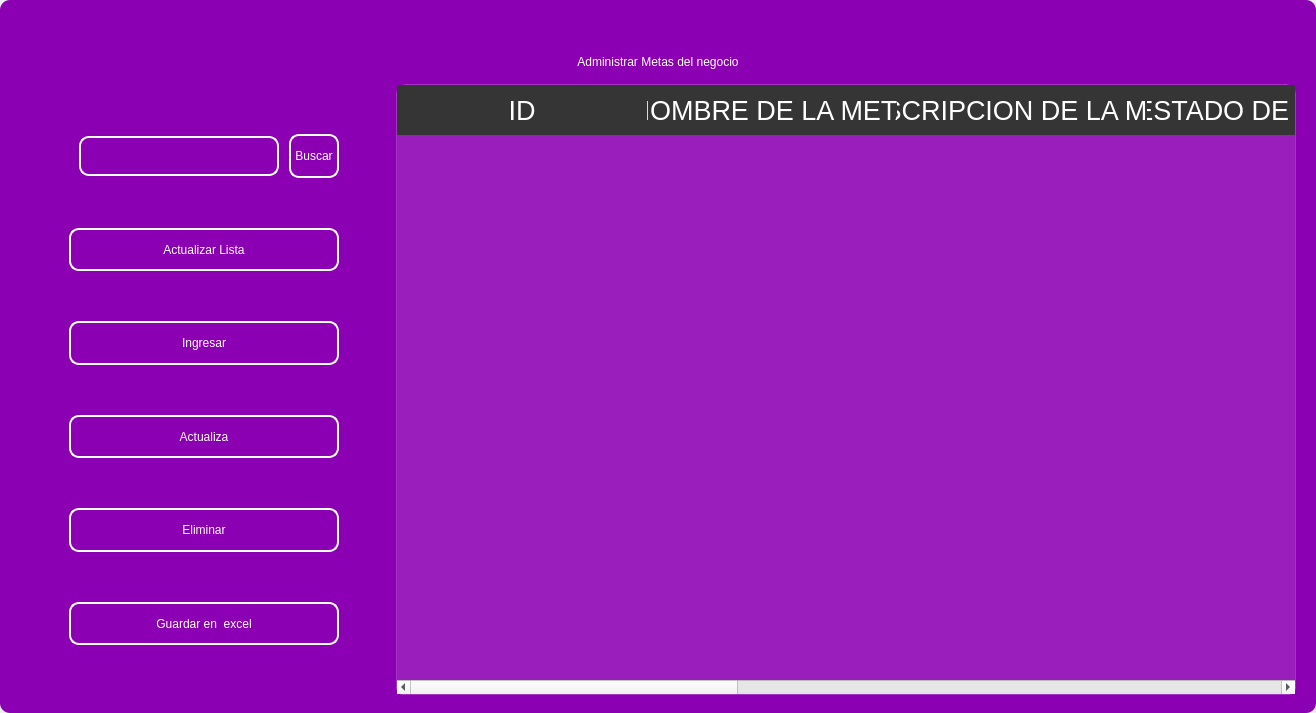
<?xml version="1.0" encoding="UTF-8"?>
<ui version="4.0">
 <class>MainWindow</class>
 <widget class="QMainWindow" name="MainWindow">
  <property name="geometry">
   <rect>
    <x>0</x>
    <y>0</y>
    <width>1316</width>
    <height>713</height>
   </rect>
  </property>
  <property name="windowTitle">
   <string>MainWindow</string>
  </property>
  <property name="styleSheet">
   <string notr="true"/>
  </property>
  <widget class="QWidget" name="centralwidget">
   <property name="styleSheet">
    <string notr="true"/>
   </property>
   <layout class="QVBoxLayout" name="verticalLayout">
    <property name="spacing">
     <number>0</number>
    </property>
    <property name="leftMargin">
     <number>0</number>
    </property>
    <property name="topMargin">
     <number>0</number>
    </property>
    <property name="rightMargin">
     <number>0</number>
    </property>
    <property name="bottomMargin">
     <number>0</number>
    </property>
    <item>
     <widget class="QFrame" name="frame">
      <property name="enabled">
       <bool>true</bool>
      </property>
      <property name="styleSheet">
       <string notr="true">
QFrame {
border-radius:10px;
background-color: rgb(140, 0, 179);
 }
</string>
      </property>
      <property name="frameShape">
       <enum>QFrame::StyledPanel</enum>
      </property>
      <property name="frameShadow">
       <enum>QFrame::Raised</enum>
      </property>
      <layout class="QVBoxLayout" name="verticalLayout_2">
       <item>
        <widget class="QFrame" name="frame_superior">
         <property name="minimumSize">
          <size>
           <width>0</width>
           <height>40</height>
          </size>
         </property>
         <property name="maximumSize">
          <size>
           <width>16777215</width>
           <height>40</height>
          </size>
         </property>
         <property name="styleSheet">
          <string notr="true">QPushButton{
border-radius:18px;
}

QPushButton:hover{
	background-color: rgb(0, 0, 0);
}
</string>
         </property>
         <property name="frameShape">
          <enum>QFrame::StyledPanel</enum>
         </property>
         <property name="frameShadow">
          <enum>QFrame::Raised</enum>
         </property>
         <layout class="QHBoxLayout" name="horizontalLayout_3">
          <property name="spacing">
           <number>4</number>
          </property>
          <property name="leftMargin">
           <number>0</number>
          </property>
          <property name="topMargin">
           <number>0</number>
          </property>
          <property name="rightMargin">
           <number>0</number>
          </property>
          <property name="bottomMargin">
           <number>0</number>
          </property>
          <item>
           <widget class="QPushButton" name="btn_icon">
            <property name="text">
             <string/>
            </property>
            <property name="iconSize">
             <size>
              <width>40</width>
              <height>40</height>
             </size>
            </property>
           </widget>
          </item>
          <item>
           <spacer name="horizontalSpacer_2">
            <property name="orientation">
             <enum>Qt::Horizontal</enum>
            </property>
            <property name="sizeHint" stdset="0">
             <size>
              <width>443</width>
              <height>20</height>
             </size>
            </property>
           </spacer>
          </item>
          <item>
           <widget class="QPushButton" name="btn_exit">
            <property name="minimumSize">
             <size>
              <width>38</width>
              <height>38</height>
             </size>
            </property>
            <property name="maximumSize">
             <size>
              <width>38</width>
              <height>38</height>
             </size>
            </property>
            <property name="text">
             <string/>
            </property>
            <property name="iconSize">
             <size>
              <width>35</width>
              <height>35</height>
             </size>
            </property>
           </widget>
          </item>
          <item>
           <widget class="QPushButton" name="bt_minimizar">
            <property name="minimumSize">
             <size>
              <width>38</width>
              <height>38</height>
             </size>
            </property>
            <property name="maximumSize">
             <size>
              <width>38</width>
              <height>38</height>
             </size>
            </property>
            <property name="cursor">
             <cursorShape>PointingHandCursor</cursorShape>
            </property>
            <property name="text">
             <string/>
            </property>
            <property name="icon">
             <iconset>
              <normaloff>image/minus.svg</normaloff>image/minus.svg</iconset>
            </property>
            <property name="iconSize">
             <size>
              <width>38</width>
              <height>38</height>
             </size>
            </property>
           </widget>
          </item>
          <item>
           <widget class="QPushButton" name="bt_maximizar">
            <property name="minimumSize">
             <size>
              <width>38</width>
              <height>38</height>
             </size>
            </property>
            <property name="maximumSize">
             <size>
              <width>38</width>
              <height>38</height>
             </size>
            </property>
            <property name="cursor">
             <cursorShape>PointingHandCursor</cursorShape>
            </property>
            <property name="text">
             <string/>
            </property>
            <property name="icon">
             <iconset>
              <normaloff>image/chevron-up.svg</normaloff>image/chevron-up.svg</iconset>
            </property>
            <property name="iconSize">
             <size>
              <width>38</width>
              <height>38</height>
             </size>
            </property>
           </widget>
          </item>
          <item>
           <widget class="QPushButton" name="bt_restaurar">
            <property name="minimumSize">
             <size>
              <width>38</width>
              <height>38</height>
             </size>
            </property>
            <property name="maximumSize">
             <size>
              <width>38</width>
              <height>38</height>
             </size>
            </property>
            <property name="cursor">
             <cursorShape>PointingHandCursor</cursorShape>
            </property>
            <property name="text">
             <string/>
            </property>
            <property name="icon">
             <iconset>
              <normaloff>image/chevron-down.svg</normaloff>image/chevron-down.svg</iconset>
            </property>
            <property name="iconSize">
             <size>
              <width>38</width>
              <height>38</height>
             </size>
            </property>
           </widget>
          </item>
          <item>
           <widget class="QPushButton" name="bt_cerrar">
            <property name="minimumSize">
             <size>
              <width>38</width>
              <height>38</height>
             </size>
            </property>
            <property name="maximumSize">
             <size>
              <width>38</width>
              <height>38</height>
             </size>
            </property>
            <property name="cursor">
             <cursorShape>PointingHandCursor</cursorShape>
            </property>
            <property name="text">
             <string/>
            </property>
            <property name="icon">
             <iconset>
              <normaloff>image/x.svg</normaloff>image/x.svg</iconset>
            </property>
            <property name="iconSize">
             <size>
              <width>38</width>
              <height>38</height>
             </size>
            </property>
           </widget>
          </item>
         </layout>
        </widget>
       </item>
       <item>
        <widget class="QLabel" name="label">
         <property name="styleSheet">
          <string notr="true">font: 30pt &quot;MS Shell Dlg 2&quot;;
color: rgb(255, 255, 255);</string>
         </property>
         <property name="text">
          <string>Administrar Metas del negocio</string>
         </property>
         <property name="alignment">
          <set>Qt::AlignCenter</set>
         </property>
        </widget>
       </item>
       <item>
        <widget class="QFrame" name="frame_3">
         <property name="minimumSize">
          <size>
           <width>0</width>
           <height>0</height>
          </size>
         </property>
         <property name="frameShape">
          <enum>QFrame::StyledPanel</enum>
         </property>
         <property name="frameShadow">
          <enum>QFrame::Raised</enum>
         </property>
         <layout class="QHBoxLayout" name="horizontalLayout_4">
          <property name="leftMargin">
           <number>9</number>
          </property>
          <property name="topMargin">
           <number>9</number>
          </property>
          <property name="rightMargin">
           <number>9</number>
          </property>
          <item>
           <layout class="QVBoxLayout" name="verticalLayout_4">
            <property name="spacing">
             <number>50</number>
            </property>
            <property name="sizeConstraint">
             <enum>QLayout::SetDefaultConstraint</enum>
            </property>
            <property name="leftMargin">
             <number>50</number>
            </property>
            <property name="topMargin">
             <number>50</number>
            </property>
            <property name="rightMargin">
             <number>50</number>
            </property>
            <property name="bottomMargin">
             <number>50</number>
            </property>
            <item>
             <layout class="QHBoxLayout" name="horizontalLayout">
              <property name="spacing">
               <number>10</number>
              </property>
              <property name="leftMargin">
               <number>10</number>
              </property>
              <property name="topMargin">
               <number>0</number>
              </property>
              <property name="bottomMargin">
               <number>0</number>
              </property>
              <item>
               <widget class="QLineEdit" name="searchtxt">
                <property name="minimumSize">
                 <size>
                  <width>200</width>
                  <height>25</height>
                 </size>
                </property>
                <property name="maximumSize">
                 <size>
                  <width>150</width>
                  <height>40</height>
                 </size>
                </property>
                <property name="styleSheet">
                 <string notr="true">QLabel {
	color: rgb(255, 255, 254);
	font: 12pt &quot;Arial&quot;;
	background-color: rgba(0, 0, 0,0);
}

QTextEdit{
background-color: rgba(0, 0, 0,0);
border-radius:10px; 
font: 12pt &quot;Arial&quot;;
color: rgb(255, 255, 254);
border: 2px solid  rgb(255, 255, 255);

}

QTextEdit:hover{
background-color: rgba(0, 0, 0,0);
border-radius:10px; 
font: 12pt &quot;Arial&quot;;
border: 2px solid  rgb(120, 0, 171);
}

QTextEdit:focus{
background-color: rgb(0, 0, 0);
border-radius:10px; 
font: 12pt &quot;Arial&quot;;
border: 2px solid rgb(120, 0, 171);
}

QLineEdit{
background-color: rgba(0, 0, 0,0);
border-radius:10px; 
font: 12pt &quot;Arial&quot;;
color: rgb(255, 255, 254);
border: 2px solid  rgb(255, 255, 255);

}

QLineEdit:hover{
background-color: rgba(0, 0, 0,0);
border-radius:10px; 
font: 12pt &quot;Arial&quot;;
border: 2px solid  rgb(120, 0, 171);
}

QLineEdit:focus{
background-color: rgb(0, 0, 0);
border-radius:10px; 
font: 12pt &quot;Arial&quot;;
border: 2px solid rgb(120, 0, 171);
}

QCheckBox{
	font: 12pt &quot;Arial&quot;;
	color: rgb(255, 255, 255);
}

QCheckBox::indicator {
    width: 18px;
    height:18px;
}

QCheckBox::indicator:unchecked {
   background-image: url(image/square.svg);
}

QCheckBox::indicator:checked {
   background-image: url(image/check-square.svg);
}

QPushButton{
border-radius:10px; 
font: 12pt &quot;Arial&quot;;
color: rgb(255, 255, 254);
border: 2px solid #ffffff;
}

QPushButton:hover{
border-radius:10px; 
font: 12pt &quot;Arial&quot;;
color: rgb(255, 255, 255);
border: 2px solid rgb(120, 0, 171);
	background-color: rgb(120, 0, 171);
}
</string>
                </property>
               </widget>
              </item>
              <item>
               <widget class="QPushButton" name="btn_search">
                <property name="sizePolicy">
                 <sizepolicy hsizetype="Minimum" vsizetype="Fixed">
                  <horstretch>0</horstretch>
                  <verstretch>0</verstretch>
                 </sizepolicy>
                </property>
                <property name="minimumSize">
                 <size>
                  <width>0</width>
                  <height>15</height>
                 </size>
                </property>
                <property name="maximumSize">
                 <size>
                  <width>100</width>
                  <height>50</height>
                 </size>
                </property>
                <property name="cursor">
                 <cursorShape>PointingHandCursor</cursorShape>
                </property>
                <property name="styleSheet">
                 <string notr="true">QPushButton{
border-radius:10px; 
font: 12pt &quot;Arial&quot;;
color: rgb(255, 255, 254);
border: 2px solid #ffffff;
}

QPushButton:hover{
border-radius:10px; 
font: 12pt &quot;Arial&quot;;
color: rgb(255, 255, 255);
border: 2px solid rgb(120, 0, 171);
	background-color: rgb(120, 0, 171);
}</string>
                </property>
                <property name="text">
                 <string>Buscar</string>
                </property>
               </widget>
              </item>
             </layout>
            </item>
            <item>
             <widget class="QPushButton" name="btn_get">
              <property name="minimumSize">
               <size>
                <width>50</width>
                <height>40</height>
               </size>
              </property>
              <property name="maximumSize">
               <size>
                <width>300</width>
                <height>50</height>
               </size>
              </property>
              <property name="cursor">
               <cursorShape>PointingHandCursor</cursorShape>
              </property>
              <property name="styleSheet">
               <string notr="true">QPushButton{
border-radius:10px; 
font: 12pt &quot;Arial&quot;;
color: rgb(255, 255, 254);
border: 2px solid #ffffff;
}

QPushButton:hover{
border-radius:10px; 
font: 12pt &quot;Arial&quot;;
color: rgb(255, 255, 255);
border: 2px solid rgb(120, 0, 171);
	background-color: rgb(120, 0, 171);
}</string>
              </property>
              <property name="text">
               <string>Actualizar Lista</string>
              </property>
              <property name="iconSize">
               <size>
                <width>35</width>
                <height>35</height>
               </size>
              </property>
             </widget>
            </item>
            <item>
             <widget class="QPushButton" name="btn_add">
              <property name="minimumSize">
               <size>
                <width>0</width>
                <height>40</height>
               </size>
              </property>
              <property name="maximumSize">
               <size>
                <width>300</width>
                <height>50</height>
               </size>
              </property>
              <property name="cursor">
               <cursorShape>PointingHandCursor</cursorShape>
              </property>
              <property name="styleSheet">
               <string notr="true">QPushButton{
border-radius:10px; 
font: 12pt &quot;Arial&quot;;
color: rgb(255, 255, 254);
border: 2px solid #ffffff;
}

QPushButton:hover{
border-radius:10px; 
font: 12pt &quot;Arial&quot;;
color: rgb(255, 255, 255);
border: 2px solid rgb(120, 0, 171);
	background-color: rgb(120, 0, 171);
}</string>
              </property>
              <property name="text">
               <string>Ingresar</string>
              </property>
              <property name="iconSize">
               <size>
                <width>35</width>
                <height>35</height>
               </size>
              </property>
             </widget>
            </item>
            <item>
             <widget class="QPushButton" name="btn_update">
              <property name="minimumSize">
               <size>
                <width>0</width>
                <height>40</height>
               </size>
              </property>
              <property name="maximumSize">
               <size>
                <width>300</width>
                <height>50</height>
               </size>
              </property>
              <property name="cursor">
               <cursorShape>PointingHandCursor</cursorShape>
              </property>
              <property name="styleSheet">
               <string notr="true">QPushButton{
border-radius:10px; 
font: 12pt &quot;Arial&quot;;
color: rgb(255, 255, 254);
border: 2px solid #ffffff;
}

QPushButton:hover{
border-radius:10px; 
font: 12pt &quot;Arial&quot;;
color: rgb(255, 255, 255);
border: 2px solid rgb(120, 0, 171);
	background-color: rgb(120, 0, 171);
}</string>
              </property>
              <property name="text">
               <string>Actualiza</string>
              </property>
              <property name="iconSize">
               <size>
                <width>35</width>
                <height>35</height>
               </size>
              </property>
             </widget>
            </item>
            <item>
             <widget class="QPushButton" name="btn_delete">
              <property name="minimumSize">
               <size>
                <width>0</width>
                <height>40</height>
               </size>
              </property>
              <property name="maximumSize">
               <size>
                <width>300</width>
                <height>50</height>
               </size>
              </property>
              <property name="cursor">
               <cursorShape>PointingHandCursor</cursorShape>
              </property>
              <property name="styleSheet">
               <string notr="true">QPushButton{
border-radius:10px; 
font: 12pt &quot;Arial&quot;;
color: rgb(255, 255, 254);
border: 2px solid #ffffff;
}

QPushButton:hover{
border-radius:10px; 
font: 12pt &quot;Arial&quot;;
color: rgb(255, 255, 255);
border: 2px solid rgb(120, 0, 171);
	background-color: rgb(120, 0, 171);
}</string>
              </property>
              <property name="text">
               <string>Eliminar</string>
              </property>
              <property name="iconSize">
               <size>
                <width>35</width>
                <height>35</height>
               </size>
              </property>
             </widget>
            </item>
            <item>
             <widget class="QPushButton" name="btn_excel">
              <property name="minimumSize">
               <size>
                <width>10</width>
                <height>40</height>
               </size>
              </property>
              <property name="maximumSize">
               <size>
                <width>300</width>
                <height>50</height>
               </size>
              </property>
              <property name="cursor">
               <cursorShape>PointingHandCursor</cursorShape>
              </property>
              <property name="styleSheet">
               <string notr="true">QPushButton{
border-radius:10px; 
font: 12pt &quot;Arial&quot;;
color: rgb(255, 255, 254);
border: 2px solid #ffffff;
}

QPushButton:hover{
border-radius:10px; 
font: 12pt &quot;Arial&quot;;
color: rgb(255, 255, 255);
border: 2px solid rgb(120, 0, 171);
	background-color: rgb(120, 0, 171);
}</string>
              </property>
              <property name="text">
               <string>Guardar en  excel</string>
              </property>
              <property name="iconSize">
               <size>
                <width>35</width>
                <height>35</height>
               </size>
              </property>
             </widget>
            </item>
           </layout>
          </item>
          <item>
           <widget class="QTableWidget" name="table_goal">
            <property name="minimumSize">
             <size>
              <width>900</width>
              <height>0</height>
             </size>
            </property>
            <property name="maximumSize">
             <size>
              <width>700</width>
              <height>16777215</height>
             </size>
            </property>
            <property name="styleSheet">
             <string notr="true">QTableView {
	background-color: rgba(255, 255, 255, 30); 	
	border: 1px solid rgba(255,255,255,40);
	border-bottom-right-radius: 7px; 
	border-bottom-left-radius: 7px; 
	color: white;
	font: 15pt &quot;MS Shell Dlg 2&quot;;
}

QHeaderView::section {
background-color: rgb(53, 53, 53);
color: white;
border: none;
height: 50px;
font-size: 20pt;
}

QTableView::item {
    border-style: none;
    border-bottom: 1px solid rgba(255,255,255,50);
    padding-left: auto;
    padding-right: auto;
}

QTableView::item:selected{
	border: none;
	color: rgb(255, 255, 255);
    background-color: rgba(255, 255, 255, 50);
}
</string>
            </property>
            <property name="lineWidth">
             <number>1</number>
            </property>
            <property name="editTriggers">
             <set>QAbstractItemView::NoEditTriggers</set>
            </property>
            <attribute name="horizontalHeaderDefaultSectionSize">
             <number>250</number>
            </attribute>
            <column>
             <property name="text">
              <string>ID</string>
             </property>
            </column>
            <column>
             <property name="text">
              <string>NOMBRE DE LA META</string>
             </property>
            </column>
            <column>
             <property name="text">
              <string>DESCRIPCION DE LA META</string>
             </property>
            </column>
            <column>
             <property name="text">
              <string>ESTADO DE LA META</string>
             </property>
            </column>
            <column>
             <property name="text">
              <string>FECHA DE INICIO</string>
             </property>
            </column>
            <column>
             <property name="text">
              <string>FECHA DE TERMINO</string>
             </property>
            </column>
            <column>
             <property name="text">
              <string>ID DE LA EMPRESA</string>
             </property>
            </column>
            <column>
             <property name="text">
              <string>NOMBRE DEL NEGOCIO</string>
             </property>
            </column>
           </widget>
          </item>
         </layout>
        </widget>
       </item>
      </layout>
     </widget>
    </item>
   </layout>
  </widget>
 </widget>
 <resources/>
 <connections/>
</ui>
